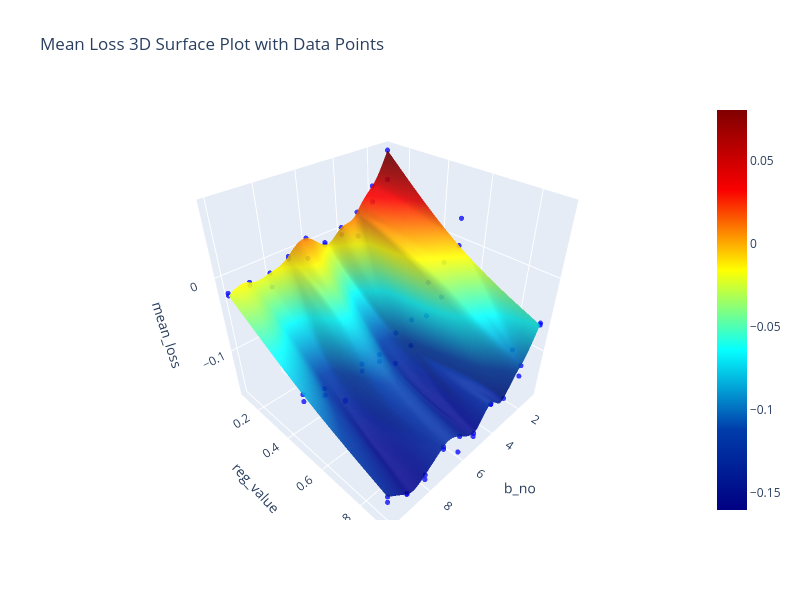

Write notebook code for a chart like this one.
### Code cell
from scipy.interpolate import griddata

# Define grid for surface
b_no_range = np.linspace(summary_df['b_no'].min(), summary_df['b_no'].max(), 100)
reg_value_range = np.linspace(summary_df['reg_value'].min(), summary_df['reg_value'].max(), 100)
b_no_grid, reg_value_grid = np.meshgrid(b_no_range, reg_value_range)

# Interpolate mean_loss values for the surface
mean_loss_surface = griddata((summary_df['b_no'], summary_df['reg_value']), 
                              summary_df['mean_loss'], 
                              (b_no_grid, reg_value_grid), 
                              method='cubic')

# Create the 3D surface plot
fig = go.Figure()

# Add scatter data points
fig.add_trace(go.Scatter3d(
    x=summary_df['b_no'],
    y=summary_df['reg_value'],
    z=summary_df['mean_loss'],
    mode='markers',
    marker=dict(
        size=3,
        color='blue',
        opacity=0.5
    ),
    name='Data Points'
))

# Add surface plot
fig.add_trace(go.Surface(
    x=b_no_range,
    y=reg_value_range,
    z=mean_loss_surface,
    colorscale='Jet',
    opacity=0.9
))

# Update layout for better visibility
fig.update_layout(scene=dict(
                    xaxis_title='b_no',
                    yaxis_title='reg_value',
                    zaxis_title='mean_loss'),
                    width=800,  # adjust width
                    height=600, # adjust height
                    title='Mean Loss 3D Surface Plot with Data Points')

# Show the plot
fig.show()
